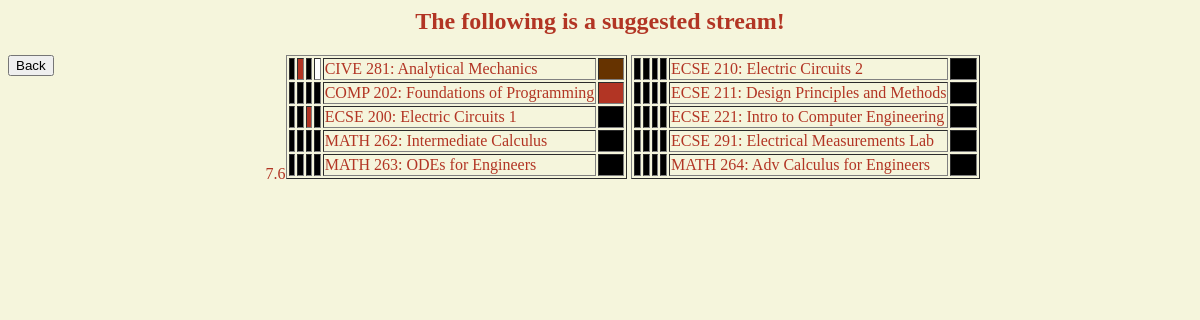
/SuggestedStream.php, run on an earlier commit of the app's database.
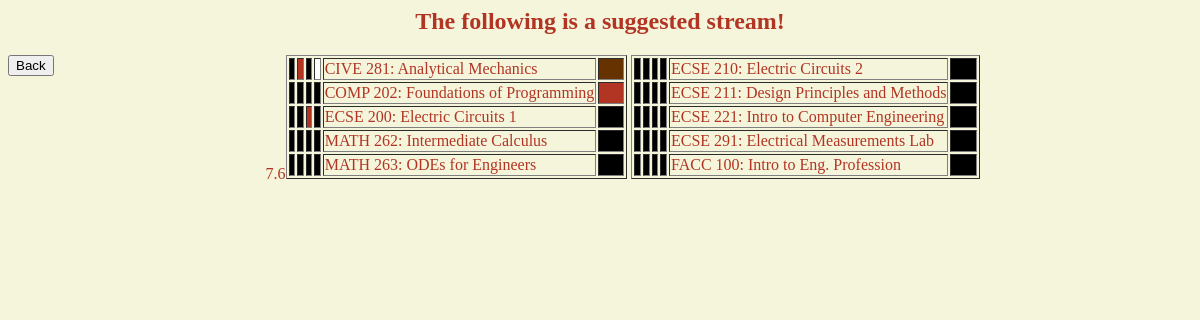
And on a later commit of the database.
### tables this page shows
CREATE TABLE IF NOT EXISTS `courses` (
`C_ID` int(5) NOT NULL,
  `Course_Code` varchar(4) NOT NULL,
  `Course_Number` varchar(3) NOT NULL,
  `Course_Name` varchar(40) NOT NULL,
  `Credits` int(1) NOT NULL,
  `Program` varchar(4) NOT NULL,
  `Course_Level` varchar(3) NOT NULL,
  `HAS_PRE_REQ` varchar(1) NOT NULL,
  `HAS_CO_REQ` varchar(1) NOT NULL,
  `IS_OFFERED_FALL` varchar(1) NOT NULL,
  `IS_OFFERED_WINTER` varchar(1) NOT NULL,
  `IS_TECH_OR_LAB` int(2) NOT NULL,
  `STATUS` int(1) NOT NULL,
  `NUM_OF_REQ_CLASSES` int(1) NOT NULL,
  `METRIC` int(1) NOT NULL,
  `HEX_COLOR` varchar(10) NOT NULL,
  `PREQ_HEX_COLOR_1` varchar(7) NOT NULL,
  `PREQ_HEX_COLOR_2` varchar(7) NOT NULL,
  `PREQ_HEX_COLOR_3` varchar(7) NOT NULL,
  `PREQ_HEX_COLOR_4` varchar(7) NOT NULL  
);

### SuggestedStream.php (the view, shortened to what this page needs)
<html>
<body>
<?php
require_once('Connections/con_mcgill.php');
include("Curriculum.php");
?>
<h2>The following is a suggested stream!</h2>
<?php
$todoCourses = array();
$ECEcourses = 92;
$RecordSetP1_Array = array();
$RecordSetP2_Array = array();
$RecordSetP3_Array = array();
$RecordSetP4_Array = array();
$RecordSetP5_Array = array();
$RecordSetP6_Array = array();
$RecordSetP9_Array = array();
$query_RecordSetTD = "SELECT courses.C_ID, courses.Course_Code, courses.Course_Number, courses.Course_Name FROM courses WHERE STATUS = 0 AND (PROGRAM = 'ECSE' OR PROGRAM = 'EC' OR PROGRAM = 'EE')";
$RecordSetTD = mysql_query($query_RecordSetTD, $con_mcgill) or die(mysql_errno());
$query_RecordSetP1 = "SELECT * FROM courses WHERE STATUS = 0 AND METRIC = 1 AND (PROGRAM = 'ECSE' OR PROGRAM = 'EC' OR PROGRAM = 'EE')";
$RecordSetP1 = mysql_query($query_RecordSetP1, $con_mcgill) or die(mysql_errno());
$RecordSetC1 = mysql_query($query_RecordSetP1, $con_mcgill) or die(mysql_errno());
$query_RecordSetP2 = "SELECT * FROM courses WHERE STATUS = 0 AND METRIC = 2 AND (PROGRAM = 'ECSE' OR PROGRAM = 'EC' OR PROGRAM = 'EE')";
$RecordSetP2 = mysql_query($query_RecordSetP2, $con_mcgill) or die(mysql_errno());
$RecordSetC2 = mysql_query($query_RecordSetP2, $con_mcgill) or die(mysql_errno());
$query_RecordSetP3 = "SELECT * FROM courses WHERE STATUS = 0 AND METRIC = 3 AND (PROGRAM = 'ECSE' OR PROGRAM = 'EC' OR PROGRAM = 'EE')";
$RecordSetC3 = mysql_query($query_RecordSetP3, $con_mcgill) or die(mysql_errno());
$query_RecordSetP4 = "SELECT * FROM courses WHERE STATUS = 0 AND METRIC = 4 AND (PROGRAM = 'ECSE' OR PROGRAM = 'EC' OR PROGRAM = 'EE')";
$RecordSetC4 = mysql_query($query_RecordSetP4, $con_mcgill) or die(mysql_errno());
$query_RecordSetP5 = "SELECT * FROM courses WHERE STATUS = 0 AND METRIC = 5 AND (PROGRAM = 'ECSE' OR PROGRAM = 'EC' OR PROGRAM = 'EE')";
$RecordSetC5 = mysql_query($query_RecordSetP5, $con_mcgill) or die(mysql_errno());
$query_RecordSetP6 = "SELECT * FROM courses WHERE STATUS = 0 AND METRIC = 6 AND (PROGRAM = 'ECSE' OR PROGRAM = 'EC' OR PROGRAM = 'EE')";
$RecordSetC6 = mysql_query($query_RecordSetP6, $con_mcgill) or die(mysql_errno());
$query_RecordSetP9 = "SELECT * FROM courses WHERE STATUS = 0 AND METRIC = 9 AND (PROGRAM = 'ECSE' OR PROGRAM = 'EC' OR PROGRAM = 'EE')";
$RecordSetC9 = mysql_query($query_RecordSetP9, $con_mcgill) or die(mysql_errno());
for($i = 1; $i <= $ECEcourses; $i++) {
	if($query_RecordSetC1 = mysql_fetch_assoc($RecordSetC1)) {
		array_push($RecordSetP1_Array, $i);
		}
	if($query_RecordSetC2 = mysql_fetch_assoc($RecordSetC2)) {
		array_push($RecordSetP2_Array, $i);
		}
	if($query_RecordSetC3 = mysql_fetch_assoc($RecordSetC3)) {
		array_push($RecordSetP3_Array, $i);
		}
	if($query_RecordSetC4 = mysql_fetch_assoc($RecordSetC4)) {
		array_push($RecordSetP4_Array, $i);
		}
	if($query_RecordSetC5 = mysql_fetch_assoc($RecordSetC5)) {
		array_push($RecordSetP5_Array, $i);
		}
	if($query_RecordSetC6 = mysql_fetch_assoc($RecordSetC6)){
		array_push($RecordSetP6_Array, $i);
	}
	if($query_RecordSetC9 = mysql_fetch_assoc($RecordSetC9)){
		array_push($RecordSetP9_Array, $i);
	}
}
$Count_P1 = count($RecordSetP1_Array);
$Count_P2 = count($RecordSetP2_Array);
$Count_P3 = count($RecordSetP3_Array);
$Count_P4 = count($RecordSetP4_Array);
$Count_P5 = count($RecordSetP5_Array);
$Count_P6 = count($RecordSetP6_Array);
$Count_P9 = count($RecordSetP9_Array);
for($i = 1; $i <= $ECEcourses; $i++) {
	if($query_RecordsetTD = mysql_fetch_assoc($RecordSetTD)) {
		array_push($todoCourses, $i);
	}
}
$Count_TD = count($todoCourses);
$numOfSemesters = ($Count_TD/5);
echo $numOfSemesters;
$maxSize = 5;
$counter = 1;
		if($Count_P1 == 0) {
			if($Count_P2 == 0) {
				if($Count_P3 == 0) {
					if($Count_P4 == 0) {
						if($Count_P5 == 0) {
							if($Count_P6 == 0) {
								if($Count_P9 == 0) {
									echo "Congrats, you sir are done!";
								}
							}
						}
					}
				}
			}
		}
		else {
			?><table border = "1" style="display: inline-block;">
			<colgroup>
			<col span="1" style="width: 2%;">
			<col span="1" style="width: 2%;">
			<col span="1" style="width: 2%;">
			<col span="1" style="width: 2%;">
			<col span="1" style="width: 84%;">
			<col span="1" style="width: 8%;">
			</colgroup><?php
			while($row_RecordSetP1 = mysql_fetch_array($RecordSetP1) AND $counter <= $maxSize) {
				?><tr>
				<td border = "0" bgcolor="<?php echo $row_RecordSetP1['PREQ_HEX_COLOR_1']?>"></td>
				<td border = "0" bgcolor="<?php echo $row_RecordSetP1['PREQ_HEX_COLOR_2']?>"></td>
				<td border = "0" bgcolor="<?php echo $row_RecordSetP1['PREQ_HEX_COLOR_3']?>"></td>
				<td border = "0" bgcolor="<?php echo $row_RecordSetP1['PREQ_HEX_COLOR_4']?>"></td>
             	<?php echo "<td>".$row_RecordSetP1['Course_Code']." ".$row_RecordSetP1['Course_Number'].": ".$row_RecordSetP1['Course_Name']."</td>"?>
				<td border = "0" bgcolor="<?php echo $row_RecordSetP1['HEX_COLOR']?>"></td>
                </tr><?php
                $counter++;
          	}
                	?><tr>
                	</tr><?php
          	$counter = 1;
           	?></table>
           	<table border = "1" style="display: inline-block;"><colgroup>
			<col span="1" style="width: 2%;">
			<col span="1" style="width: 2%;">
			<col span="1" style="width: 2%;">
			<col span="1" style="width: 2%;">
			<col span="1" style="width: 84%;">
			<col span="1" style="width: 8%;">
			</colgroup><?php
			while($row_RecordSetP2 = mysql_fetch_array($RecordSetP2) AND $counter <= $maxSize) {
				?><tr>
				<td border = "0" bgcolor="<?php echo $row_RecordSetP2['PREQ_HEX_COLOR_1']?>"></td>
				<td border = "0" bgcolor="<?php echo $row_RecordSetP2['PREQ_HEX_COLOR_2']?>"></td>
				<td border = "0" bgcolor="<?php echo $row_RecordSetP2['PREQ_HEX_COLOR_3']?>"></td>
				<td border = "0" bgcolor="<?php echo $row_RecordSetP2['PREQ_HEX_COLOR_4']?>"></td>
             	<?php echo "<td>".$row_RecordSetP2['Course_Code']." ".$row_RecordSetP2['Course_Number'].": ".$row_RecordSetP2['Course_Name']."</td>"?>
				<td border = "0" bgcolor="<?php echo $row_RecordSetP2['HEX_COLOR']?>"></td>
                </tr><?php
                $counter++;
          	}
                	?><tr>
                	</tr><?php
        }
?>
<button type="button" onclick="history.back()">Back</button>
</body>
</html>

### Curriculum.php (shortened to what this page needs)
<html>
</html>

### SuggestedStream.php (style rules this page uses)
body { background-color: #f5f5dc; text-align: center; color: #b23524; font-family: "Verdana"; }
button { float: left; }

What changed in the data, as far as the page shows it:
no longer on this page (row unchanged): courses: Course_Code "MATH", Course_Number "264", Course_Name "Adv Calculus for Engineers"
now on this page (row edited): courses: Course_Code "FACC", Course_Number "100", Course_Name "Intro to Eng. Profession"
